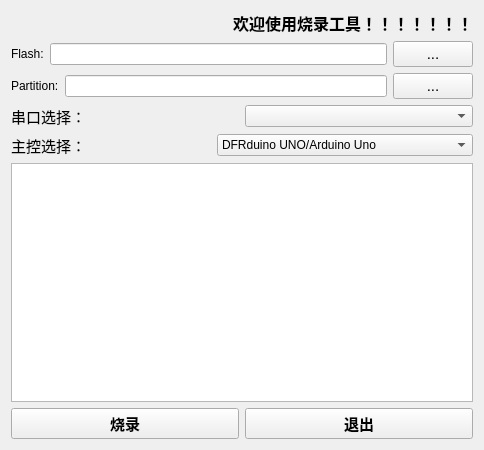
<?xml version="1.0" encoding="UTF-8"?>
<ui version="4.0">
 <class>Widget</class>
 <widget class="QWidget" name="Widget">
  <property name="geometry">
   <rect>
    <x>0</x>
    <y>0</y>
    <width>484</width>
    <height>450</height>
   </rect>
  </property>
  <property name="windowTitle">
   <string>Widget</string>
  </property>
  <layout class="QVBoxLayout" name="verticalLayout">
   <item>
    <layout class="QHBoxLayout" name="horizontalLayout_6">
     <item>
      <widget class="QLabel" name="imglabel">
       <property name="text">
        <string/>
       </property>
      </widget>
     </item>
     <item>
      <widget class="QLabel" name="label">
       <property name="font">
        <font>
         <pointsize>12</pointsize>
         <weight>75</weight>
         <bold>true</bold>
        </font>
       </property>
       <property name="layoutDirection">
        <enum>Qt::LeftToRight</enum>
       </property>
       <property name="text">
        <string>欢迎使用烧录工具！！！！！！！</string>
       </property>
       <property name="alignment">
        <set>Qt::AlignCenter</set>
       </property>
      </widget>
     </item>
    </layout>
   </item>
   <item>
    <layout class="QHBoxLayout" name="horizontalLayout_2">
     <item>
      <widget class="QLabel" name="label_3">
       <property name="text">
        <string>Flash:</string>
       </property>
      </widget>
     </item>
     <item>
      <widget class="QLineEdit" name="flashPath">
       <property name="dragEnabled">
        <bool>false</bool>
       </property>
      </widget>
     </item>
     <item>
      <widget class="QPushButton" name="pathButton_1">
       <property name="font">
        <font>
         <pointsize>11</pointsize>
        </font>
       </property>
       <property name="text">
        <string>...</string>
       </property>
       <property name="checkable">
        <bool>false</bool>
       </property>
       <property name="autoRepeatDelay">
        <number>300</number>
       </property>
      </widget>
     </item>
    </layout>
   </item>
   <item>
    <layout class="QHBoxLayout" name="horizontalLayout_3">
     <item>
      <widget class="QLabel" name="label_2">
       <property name="text">
        <string>Partition:</string>
       </property>
      </widget>
     </item>
     <item>
      <widget class="QLineEdit" name="partitionPath"/>
     </item>
     <item>
      <widget class="QPushButton" name="pathButton_2">
       <property name="font">
        <font>
         <pointsize>11</pointsize>
        </font>
       </property>
       <property name="text">
        <string>...</string>
       </property>
      </widget>
     </item>
    </layout>
   </item>
   <item>
    <layout class="QHBoxLayout" name="horizontalLayout_4">
     <item>
      <widget class="QLabel" name="label_5">
       <property name="font">
        <font>
         <pointsize>11</pointsize>
         <weight>50</weight>
         <bold>false</bold>
        </font>
       </property>
       <property name="text">
        <string>串口选择：</string>
       </property>
      </widget>
     </item>
     <item>
      <widget class="QComboBox" name="portComboBox"/>
     </item>
    </layout>
   </item>
   <item>
    <layout class="QHBoxLayout" name="horizontalLayout_5">
     <item>
      <widget class="QLabel" name="label_4">
       <property name="font">
        <font>
         <pointsize>11</pointsize>
         <weight>50</weight>
         <bold>false</bold>
        </font>
       </property>
       <property name="text">
        <string>主控选择：</string>
       </property>
      </widget>
     </item>
     <item>
      <widget class="QComboBox" name="boardComboBox">
       <item>
        <property name="text">
         <string>DFRduino UNO/Arduino Uno</string>
        </property>
       </item>
       <item>
        <property name="text">
         <string>DFRduino Mega2560/Arduino Mega2560</string>
        </property>
       </item>
       <item>
        <property name="text">
         <string>DFRobot Leonardo/Arduino Leonardo</string>
        </property>
       </item>
       <item>
        <property name="text">
         <string>DFRobot  Beetle Leonardo</string>
        </property>
       </item>
       <item>
        <property name="text">
         <string>DFRduino Nano</string>
        </property>
       </item>
       <item>
        <property name="text">
         <string>FireBeetle-ESP32</string>
        </property>
       </item>
       <item>
        <property name="text">
         <string>FireBeetle-ESP8266</string>
        </property>
       </item>
       <item>
        <property name="text">
         <string>Firebeetle M0</string>
        </property>
       </item>
       <item>
        <property name="text">
         <string>TinkerNode</string>
        </property>
       </item>
       <item>
        <property name="text">
         <string>CurieNano </string>
        </property>
       </item>
       <item>
        <property name="text">
         <string>Bluno M3</string>
        </property>
       </item>
      </widget>
     </item>
    </layout>
   </item>
   <item>
    <widget class="QTextEdit" name="informationEdit">
     <property name="readOnly">
      <bool>true</bool>
     </property>
    </widget>
   </item>
   <item>
    <layout class="QHBoxLayout" name="horizontalLayout">
     <item>
      <widget class="QPushButton" name="uploadButton">
       <property name="font">
        <font>
         <pointsize>11</pointsize>
         <weight>75</weight>
         <bold>true</bold>
        </font>
       </property>
       <property name="text">
        <string>烧录</string>
       </property>
      </widget>
     </item>
     <item>
      <widget class="QPushButton" name="exitButton">
       <property name="font">
        <font>
         <pointsize>11</pointsize>
         <weight>75</weight>
         <bold>true</bold>
        </font>
       </property>
       <property name="text">
        <string>退出</string>
       </property>
      </widget>
     </item>
    </layout>
   </item>
  </layout>
 </widget>
 <layoutdefault spacing="6" margin="11"/>
 <resources/>
 <connections/>
</ui>
